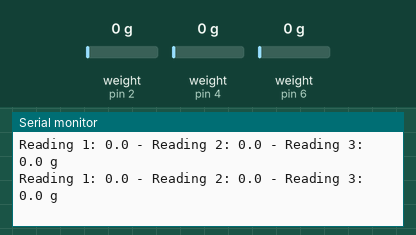
Simulated run of this sketch. Board: Arduino Uno, built with avr-gcc and run on an emulated ATmega328P. Shown: the last lines printed to the serial monitor. The inputs (shaded band) are chosen by the test bench; at power-on: weight on the scale (sensors on pin 6, pin 2, pin 4) 0 g.

Above: at 7.3 s.
7.4 s: weight on the scale (sensor on pin 6) set to 1250 g
At 7.56 s:
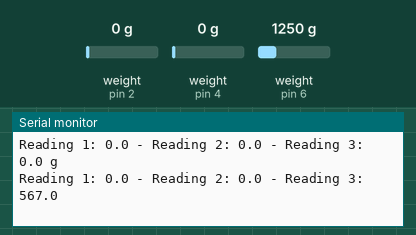
9.1 s: weight on the scale (sensor on pin 2) set to 100 g
At 9.37 s:
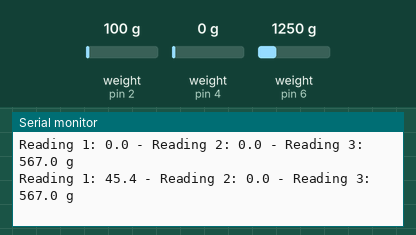
12.1 s: weight on the scale (sensor on pin 4) set to 100 g
At 12.39 s:
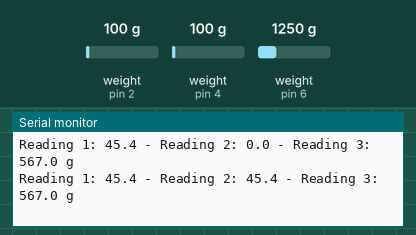
15.1 s: weight on the scale (sensor on pin 2) set to 1250 g
At 15.11 s:
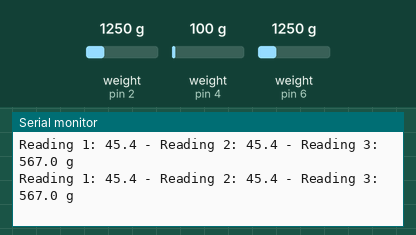
18.1 s: weight on the scale (sensor on pin 4) set to 1250 g
At 18.13 s:
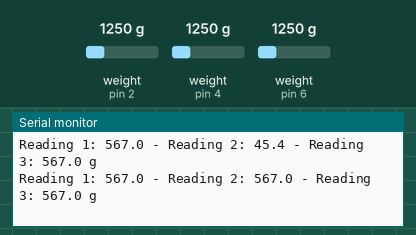
19.6 s: weight on the scale (sensor on pin 6) set to 100 g
At 22.0 s:
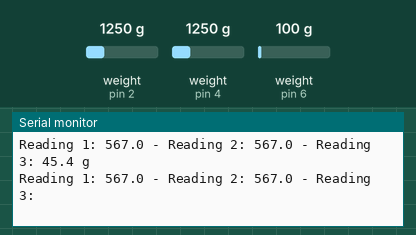
Timing chart, 0 to 22.1 s (numbered marks = the images above; inputs shaded):
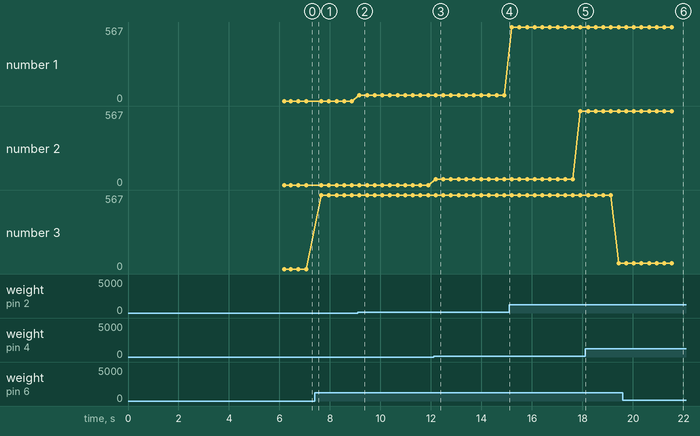

The sketch:

G7_Portafrutta.ino
```cpp
// (licence header left out)
#include "HX711.h"

#define DOUT1  2
#define CLK  3
#define DOUT2  4
//#define CLK2  5
#define DOUT3  6
//#define CLK3  7

#define calibration_factor1 -393400.0
#define calibration_factor2 -380000.0
#define calibration_factor3 -399200.0
#define libToGr 453.592

HX711 scale1(DOUT1, CLK);
HX711 scale2(DOUT2, CLK);
HX711 scale3(DOUT3, CLK);

void setup() {
  Serial.begin(9600);
  Serial.println("HX711 calibration sketch");
  Serial.println("Remove all weight from scale");
  Serial.println("After readings begin, place known weight on scale");
  Serial.println("Press + or a to increase calibration factor");
  Serial.println("Press - or z to decrease calibration factor");

  scale1.set_scale();
  scale1.tare(); //Reset the scale to 0
  scale2.set_scale();
  scale2.tare(); //Reset the scale to 0
  scale3.set_scale();
  scale3.tare(); //Reset the scale to 0

  long zero_factor1 = scale1.read_average(); //Get a baseline reading
  long zero_factor2 = scale2.read_average(); //Get a baseline reading
  long zero_factor3 = scale3.read_average(); //Get a baseline reading
  Serial.print("Zero factor 1: "); //This can be used to remove the need to tare the scale. Useful in permanent scale projects.
  Serial.print(zero_factor1);
  Serial.print(" - Zero factor 2: "); //This can be used to remove the need to tare the scale. Useful in permanent scale projects.
  Serial.print(zero_factor2);
  Serial.print(" - Zero factor 3: "); //This can be used to remove the need to tare the scale. Useful in permanent scale projects.
  Serial.println(zero_factor3);
}

void loop() {

  scale1.set_scale(calibration_factor1); //Adjust to this calibration factor
  scale2.set_scale(calibration_factor2); //Adjust to this calibration factor
  scale3.set_scale(calibration_factor3); //Adjust to this calibration factor

  Serial.print("Reading 1: ");
  Serial.print(scale1.get_units()*libToGr, 1);
  Serial.print(" - ");
  Serial.print("Reading 2: ");
  Serial.print(scale2.get_units()*libToGr, 1);
  Serial.print(" - ");
  Serial.print("Reading 3: ");
  Serial.print(scale3.get_units()*libToGr, 1);
  Serial.println(" g");
}
```

Measured:
- after the input at 9.1 s, the serial monitor: prints a new line after 0.07 s (image 2)
- after the input at 12.1 s, the serial monitor: prints a new line after 0.08 s (image 3)
- after the input at 19.6 s, the serial monitor: prints a new line after 0.13 s (image 6)
- plotted number 1: 0 → 45.4 after the input at 9.1 s
- plotted number 3: 0 → 567 after the input at 7.4 s
